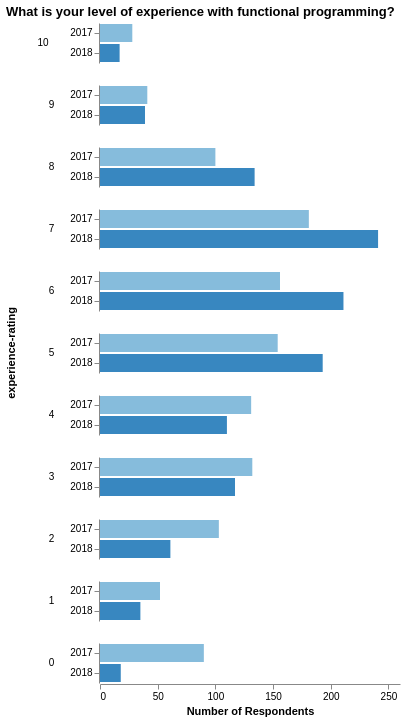

Write a Vega-Lite specification for this figure.
### Vega-Lite specification from a JSON file in a GitHub repository (floating-point values rounded to 4 significant figures)
{"$schema": "https://vega.github.io/schema/vega-lite/v3.json", "title": "What is your level of experience with functional programming?", "data": {"values": "experience-rating,count,year\n7,241,2018\n6,211,2018\n5,193,2018\n8,134,2018\n3,117,2018\n4,110,2018\n2,61,2018\n9,39,2018\n1,35,2018\n0,18,2018\n10,17,2018\n0,90,2017\n1,52,2017\n2,103,2017\n3,132,2017\n4,131,2017\n5,154,2017\n6,156,2017\n7,181,2017\n8,100,2017\n9,41,2017\n10,28,2017\n", "format": {"type": "csv"}}, "config": {"view": {"stroke": "transparent"}, "axis": {"domainWidth": 1}}, "mark": "bar", "encoding": {"row": {"field": "experience-rating", "type": "nominal", "sort": {"field": "experience-rating", "order": "descending", "op": "average"}, "header": {"labelAngle": 0}}, "x": {"aggregate": "sum", "field": "count", "type": "quantitative", "axis": {"title": "Number of Respondents", "grid": false}}, "y": {"field": "year", "type": "nominal", "axis": {"title": ""}}, "color": {"field": "year", "type": "ordinal", "legend": null}}}
